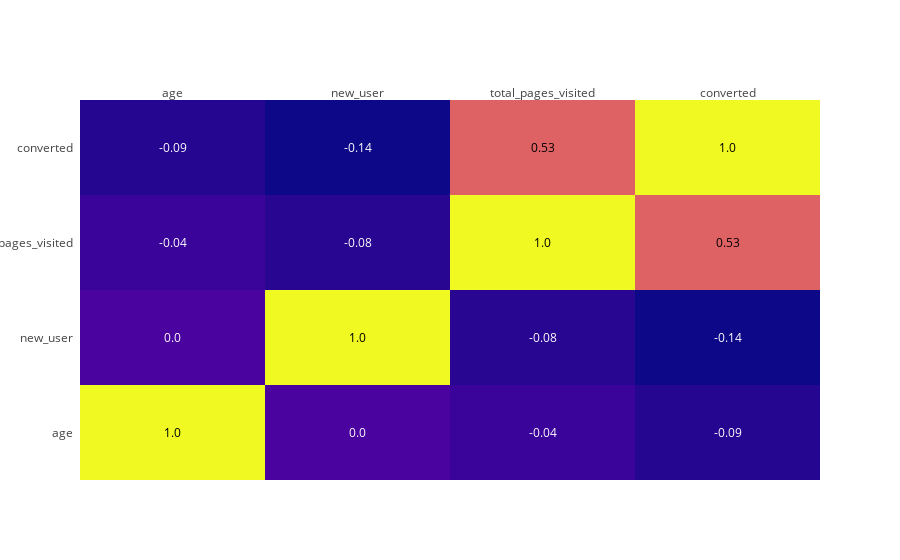

Notebook code cell kept with this figure:
### Code cell
# Correlation matrix
corr_matrix = data_sample.corr().round(2)

fig = ff.create_annotated_heatmap(corr_matrix.values,
                                  x = corr_matrix.columns.tolist(),
                                  y = corr_matrix.index.tolist())

fig.show()

### Figure 1 — Plotly figure (JSON) as saved in the notebook; plotly's stock layout.template omitted (floating-point values rounded to 4 significant figures)
{"data": [{"colorscale": [[0, "#0d0887"], [0.1111, "#46039f"], [0.2222, "#7201a8"], [0.3333, "#9c179e"], [0.4444, "#bd3786"], [0.5556, "#d8576b"], [0.6667, "#ed7953"], [0.7778, "#fb9f3a"], [0.8889, "#fdca26"], [1, "#f0f921"]], "reversescale": false, "showscale": false, "type": "heatmap", "x": ["age", "new_user", "total_pages_visited", "converted"], "y": ["age", "new_user", "total_pages_visited", "converted"], "z": [[1, 0, -0.04, -0.09], [0, 1, -0.08, -0.14], [-0.04, -0.08, 1, 0.53], [-0.09, -0.14, 0.53, 1]]}], "layout": {"annotations": [{"font": {"color": "#000000"}, "showarrow": false, "text": "1.0", "x": "age", "xref": "x", "y": "age", "yref": "y"}, {"font": {"color": "#FFFFFF"}, "showarrow": false, "text": "0.0", "x": "new_user", "xref": "x", "y": "age", "yref": "y"}, {"font": {"color": "#FFFFFF"}, "showarrow": false, "text": "-0.04", "x": "total_pages_visited", "xref": "x", "y": "age", "yref": "y"}, {"font": {"color": "#FFFFFF"}, "showarrow": false, "text": "-0.09", "x": "converted", "xref": "x", "y": "age", "yref": "y"}, {"font": {"color": "#FFFFFF"}, "showarrow": false, "text": "0.0", "x": "age", "xref": "x", "y": "new_user", "yref": "y"}, {"font": {"color": "#000000"}, "showarrow": false, "text": "1.0", "x": "new_user", "xref": "x", "y": "new_user", "yref": "y"}, {"font": {"color": "#FFFFFF"}, "showarrow": false, "text": "-0.08", "x": "total_pages_visited", "xref": "x", "y": "new_user", "yref": "y"}, {"font": {"color": "#FFFFFF"}, "showarrow": false, "text": "-0.14", "x": "converted", "xref": "x", "y": "new_user", "yref": "y"}, {"font": {"color": "#FFFFFF"}, "showarrow": false, "text": "-0.04", "x": "age", "xref": "x", "y": "total_pages_visited", "yref": "y"}, {"font": {"color": "#FFFFFF"}, "showarrow": false, "text": "-0.08", "x": "new_user", "xref": "x", "y": "total_pages_visited", "yref": "y"}, {"font": {"color": "#000000"}, "showarrow": false, "text": "1.0", "x": "total_pages_visited", "xref": "x", "y": "total_pages_visited", "yref": "y"}, {"font": {"color": "#000000"}, "showarrow": false, "text": "0.53", "x": "converted", "xref": "x", "y": "total_pages_visited", "yref": "y"}, {"font": {"color": "#FFFFFF"}, "showarrow": false, "text": "-0.09", "x": "age", "xref": "x", "y": "converted", "yref": "y"}, {"font": {"color": "#FFFFFF"}, "showarrow": false, "text": "-0.14", "x": "new_user", "xref": "x", "y": "converted", "yref": "y"}, {"font": {"color": "#000000"}, "showarrow": false, "text": "0.53", "x": "total_pages_visited", "xref": "x", "y": "converted", "yref": "y"}, {"font": {"color": "#000000"}, "showarrow": false, "text": "1.0", "x": "converted", "xref": "x", "y": "converted", "yref": "y"}], "xaxis": {"dtick": 1, "gridcolor": "rgb(0, 0, 0)", "side": "top", "ticks": ""}, "yaxis": {"dtick": 1, "ticks": "", "ticksuffix": "  "}}}
